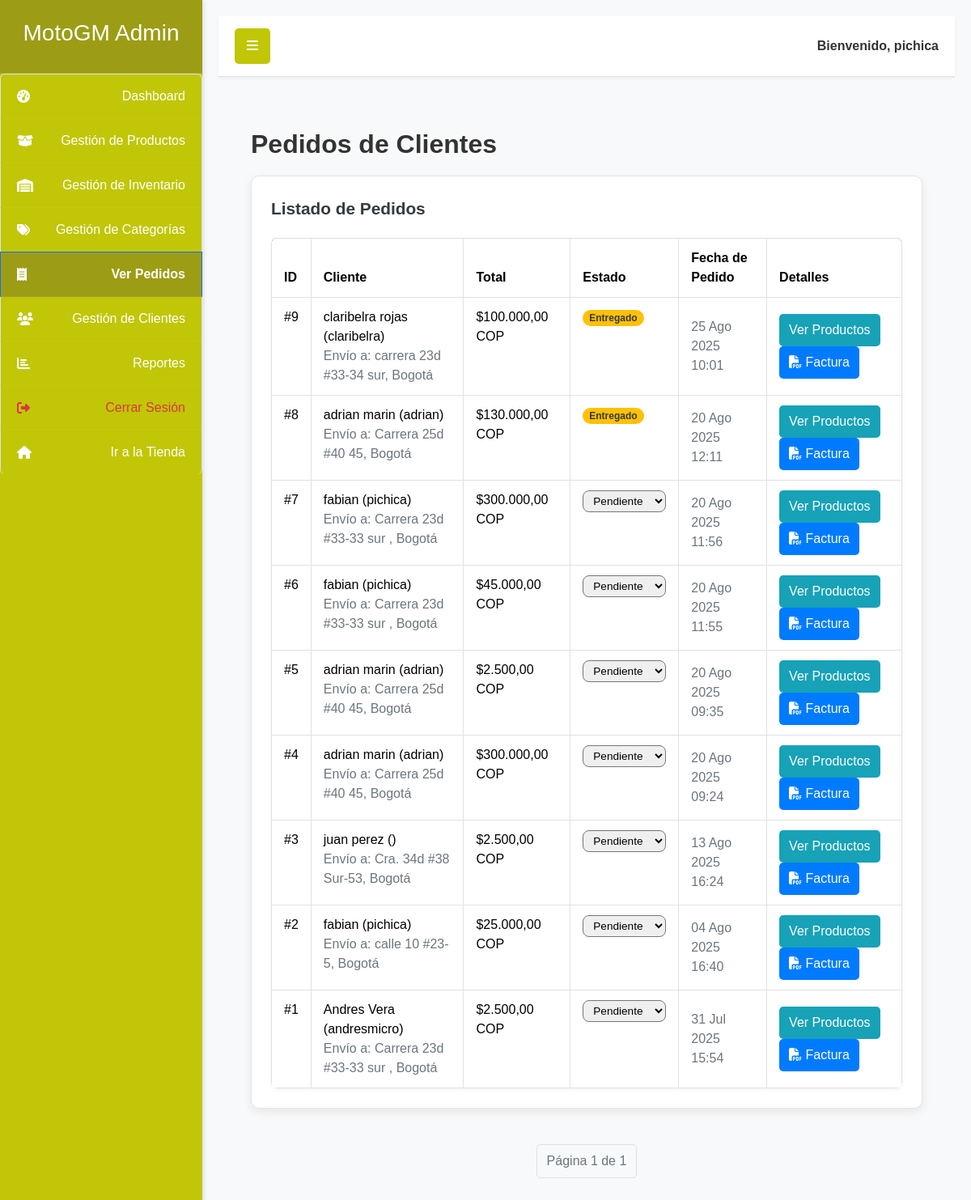
Before: /dashboard_admin/ver-pedidos/ (signed in) with the older database file.
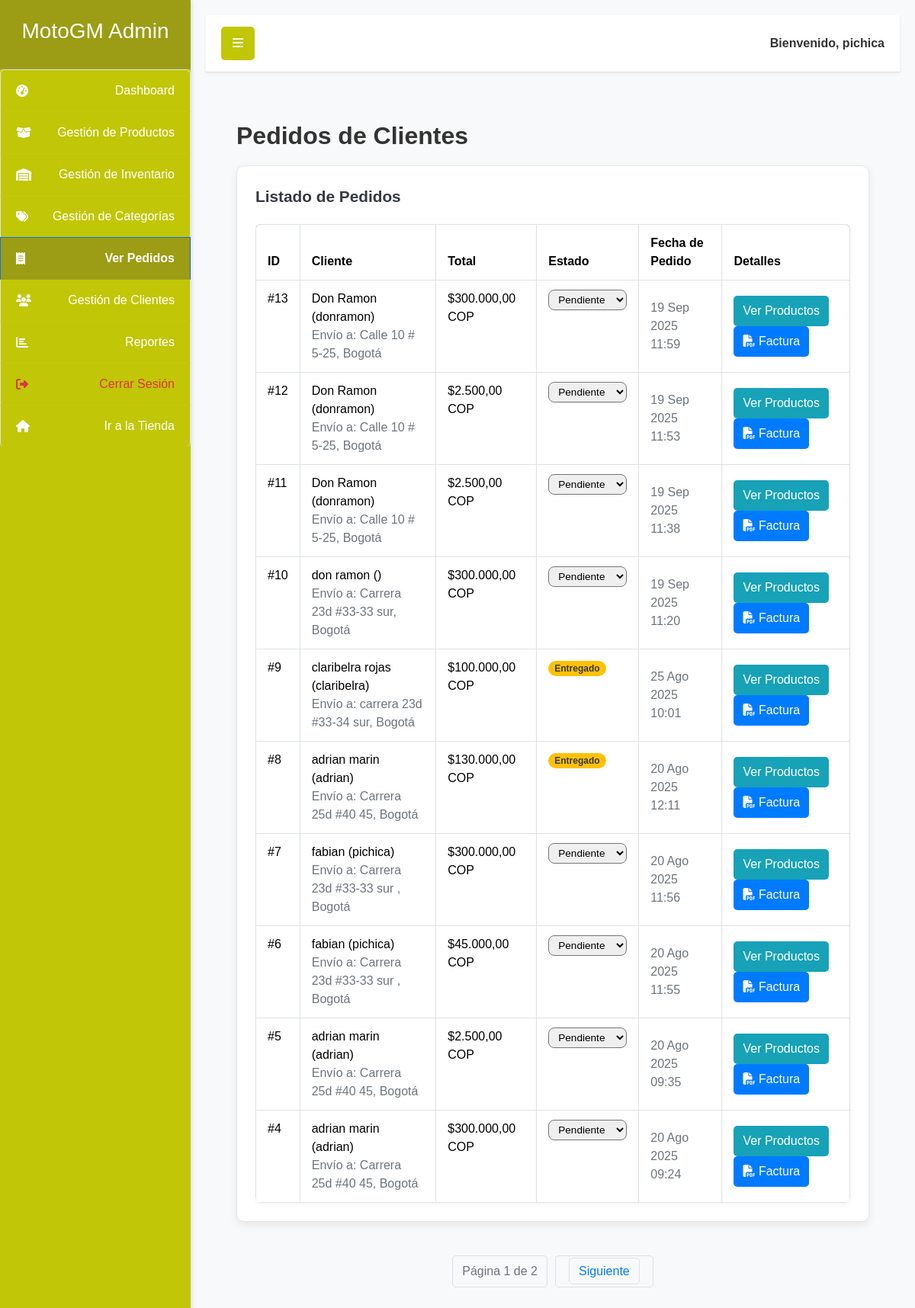
After: the same page with the newer database file.
### productos/models.py (models this page shows, shortened)
class Pedido(models.Model):
    usuario = models.ForeignKey(User, on_delete=models.CASCADE, null=True, blank=True)
    nombre = models.CharField(max_length=100)
    direccion = models.CharField(max_length=255)
    ciudad = models.CharField(max_length=100)
    total_pedido = models.DecimalField(max_digits=10, decimal_places=2, default=0.00)
    fecha_creacion = models.DateTimeField(auto_now_add=True)
    estado = models.CharField(max_length=50, choices=ESTADO_CHOICES, default='Pendiente')

### dashboard_admin/views.py (the view)
# urls.py: path('ver-pedidos/', views.ver_pedidos, name='ver_pedidos'),
@login_required
@user_passes_test(is_staff)
def ver_pedidos(request):
    pedidos = Pedido.objects.all().order_by('-fecha_creacion')
    paginator = Paginator(pedidos, 10) # 10 pedidos por página
    page_number = request.GET.get('page')
    page_obj = paginator.get_page(page_number)
    context = {
        'page_obj': page_obj
    }
    return render(request, 'dashboard_admin/ver_pedidos.html', context)

### dashboard_admin/views.py (called while the page is built)
def is_staff(user):
    return user.is_staff

### productos/context_processors.py (called while the page is built)
def cart_item_count(request):
    cart_count = 0
    if request.user.is_authenticated:
        cart_count = CarritoItem.objects.filter(usuario=request.user).count() # o .aggregate(Sum('cantidad'))['cantidad__sum'] si quieres sumar las cantidades
    return {'cart_count': cart_count}

### dashboard_admin/templates/dashboard_admin/ver_pedidos.html (shortened to what the changed rows need)
{% extends 'dashboard_admin/dashboard_base.html' %}
{% load humanize %}
{% load static %}
{% block dashboard_content %}
<div class="container-fluid-custom py-4">
    <h1 class="content-title">Pedidos de Clientes</h1>
    <div class="row">
        <div class="col-12">
            <div class="admin-card-unificado">
                <div class="table-responsive">
                    <table class="table table-bordered">
                        <thead>
                            <tr>
                                <th>ID</th>
                                <th>Cliente</th>
                                <th>Total</th>
                                <th>Estado</th>
                                <th>Fecha de Pedido</th>
                                <th>Detalles</th>
                            </tr>
                        </thead>
                        <tbody>
                            {% for pedido in page_obj %}
                            <tr>
                                <td>
                                    <p class="text-xs font-weight-bold mb-0">#{{ pedido.pk }}</p>
                                </td>
                                <td>
                                    <p class="text-xs font-weight-bold mb-0">{{ pedido.nombre }} ({{ pedido.usuario.username }})</p>
                                    <p class="text-xs text-secondary mb-0">Envío a: {{ pedido.direccion }}, {{ pedido.ciudad }}</p>
                                </td>
                                <td>
                                    <p class="text-xs font-weight-bold mb-0">${{ pedido.total_pedido|intcomma }} COP</p>
                                </td>
                                <td>
                                    {% if pedido.estado == 'Pendiente' %}
                                        <form method="post" action="{% url 'dashboard_admin:cambiar_estado_pedido' pedido.pk %}" style="display:inline;">
                                            <select name="nuevo_estado" onchange="this.form.submit()" style="padding:4px 8px; border-radius:8px; font-size:0.85rem;">
                                                <option value="Pendiente" {% if pedido.estado == 'Pendiente' %}selected{% endif %}>Pendiente</option>
                                            </select>
                                        </form>
                                    {% elif pedido.estado == 'Completado' %}
                                        <span class="badge badge-success">{{ pedido.estado }}</span>
                                    {% elif pedido.estado == 'Cancelado' %}
                                        <span class="badge badge-danger">{{ pedido.estado }}</span>
                                    {% else %}
                                        <span class="badge badge-warning">{{ pedido.estado }}</span>
                                    {% endif %}
                                </td>
                                <td class="align-middle">
                                    <span class="text-secondary text-xs font-weight-bold">{{ pedido.fecha_creacion|date:"d M Y H:i" }}</span>
                                </td>
                                <td class="align-middle">
                                    <button class="btn-detalles" onclick="showModal('pedidoModal-{{ pedido.pk }}')">
                                        Ver Productos
                                    </button>
                                    <a href="{% url 'dashboard_admin:descargar_factura' pedido.id %}" class="btn-factura">
                                        <i class="fas fa-file-pdf"></i> Factura
                                    </a>
                                </td>
                            </tr>
                            {% endfor %}
                        </tbody>
                    </table>
                </div>
            </div>
        </div>
    </div>
    <nav aria-label="Page navigation">
        <ul class="pagination">
            <li class="page-item disabled">Página {{ page_obj.number }} de {{ page_obj.paginator.num_pages }}</li>
            {% if page_obj.has_next %}
                <li class="page-item"><a href="?page={{ page_obj.next_page_number }}">Siguiente</a></li>
            {% endif %}
        </ul>
    </nav>
</div>
{% endblock dashboard_content %}

Changed rows visible on the page:
no longer on this page (row unchanged): Pedido: pk "3", nombre "juan perez", direccion "Cra. 34d #38 Sur-53", ciudad "Bogotá", total_pedido "2.500,00", nuevo_estado "Pendiente", fecha_creacion "13 Ago 2025 16:24"
no longer on this page (row unchanged): Pedido: pk "2", nombre "fabian", usuario.username "pichica", direccion "calle 10 #23-5", ciudad "Bogotá", total_pedido "25.000,00", nuevo_estado "Pendiente", fecha_creacion "04 Ago 2025 16:40"
no longer on this page (row unchanged): Pedido: pk "1", nombre "Andres Vera", usuario.username "andresmicro", direccion "Carrera 23d #33-33 sur", ciudad "Bogotá", total_pedido "2.500,00", nuevo_estado "Pendiente", fecha_creacion "31 Jul 2025 15:54"
added Pedido: pk "13", nombre "Don Ramon", usuario.username "donramon", direccion "Calle 10 # 5-25", ciudad "Bogotá", total_pedido "300.000,00", nuevo_estado "Pendiente", fecha_creacion "19 Sep 2025 11:59"
added Pedido: pk "12", nombre "Don Ramon", usuario.username "donramon", direccion "Calle 10 # 5-25", ciudad "Bogotá", total_pedido "2.500,00", nuevo_estado "Pendiente", fecha_creacion "19 Sep 2025 11:53"
added Pedido: pk "11", nombre "Don Ramon", usuario.username "donramon", direccion "Calle 10 # 5-25", ciudad "Bogotá", total_pedido "2.500,00", nuevo_estado "Pendiente", fecha_creacion "19 Sep 2025 11:38"
added Pedido: pk "10", nombre "don ramon", direccion "Carrera 23d #33-33 sur", ciudad "Bogotá", total_pedido "300.000,00", nuevo_estado "Pendiente", fecha_creacion "19 Sep 2025 11:20"
Other visible differences:
{{ page_obj.paginator.num_pages }}: "1" → "2"
text now shown: "Siguiente"
